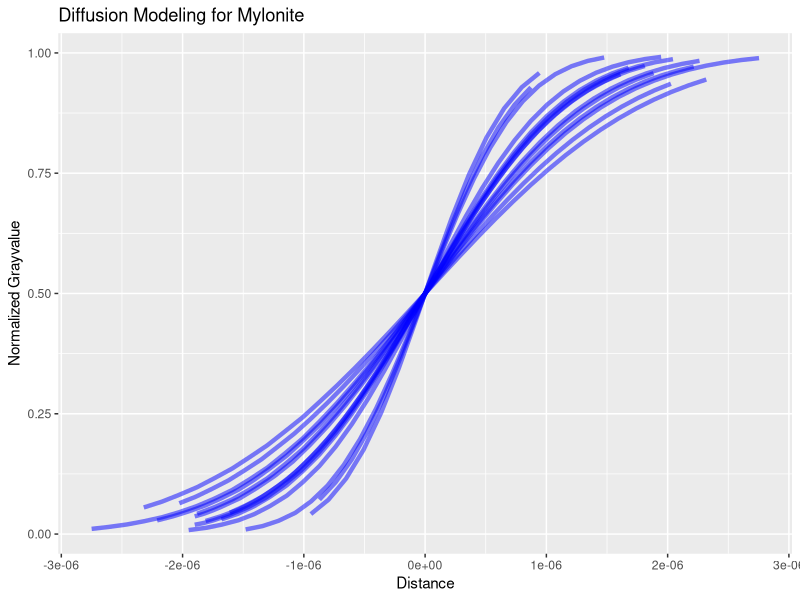

This figure's R source:
## ---- chunk 1
knitr::opts_chunk$set(echo = TRUE)
## ---- chunk 2
library(ggplot2)
library()


diff<-read.csv("Diff_comb.csv")

View(diff)

ggplot(diff) +
  geom_line(aes(x = x_1, y = y_1), color = "blue", alpha = 0.5, size = 1.5) +
  geom_line(aes(x = x_2, y = y_2), color = "blue", alpha = 0.5, size = 1.5) +
  geom_line(aes(x = x_3, y = y_3), color = "blue", alpha = 0.5, size = 1.5) +
  geom_line(aes(x = x_4, y = y_4), color = "blue", alpha = 0.5, size = 1.5) +
  geom_line(aes(x = x_5, y = y_5), color = "blue", alpha = 0.5, size = 1.5) +
  geom_line(aes(x = x_6, y = y_6), color = "blue", alpha = 0.5, size = 1.5) +
  geom_line(aes(x = x_7, y = y_7), color = "blue", alpha = 0.5, size = 1.5) +
  geom_line(aes(x = x_8, y = y_8), color = "blue", alpha = 0.5, size = 1.5) +
  geom_line(aes(x = x_9, y = y_9), color = "blue", alpha = 0.5, size = 1.5) +
  geom_line(aes(x = x_10, y = y_10), color = "blue", alpha = 0.5, size = 1.5) +
  geom_line(aes(x = x_11, y = y_11), color = "blue", alpha = 0.5, size = 1.5) +
  geom_line(aes(x = x_12, y = y_12), color = "blue", alpha = 0.5, size = 1.5) +
  geom_line(aes(x = x_13, y = y_13), color = "blue", alpha = 0.5, size = 1.5) +
  geom_line(aes(x = x_14, y = y_14), color = "blue", alpha = 0.5, size = 1.5) +
  labs(
    title = "Diffusion Modeling for Mylonite",
    x = "Distance",
    y = "Normalized Grayvalue"
  )

